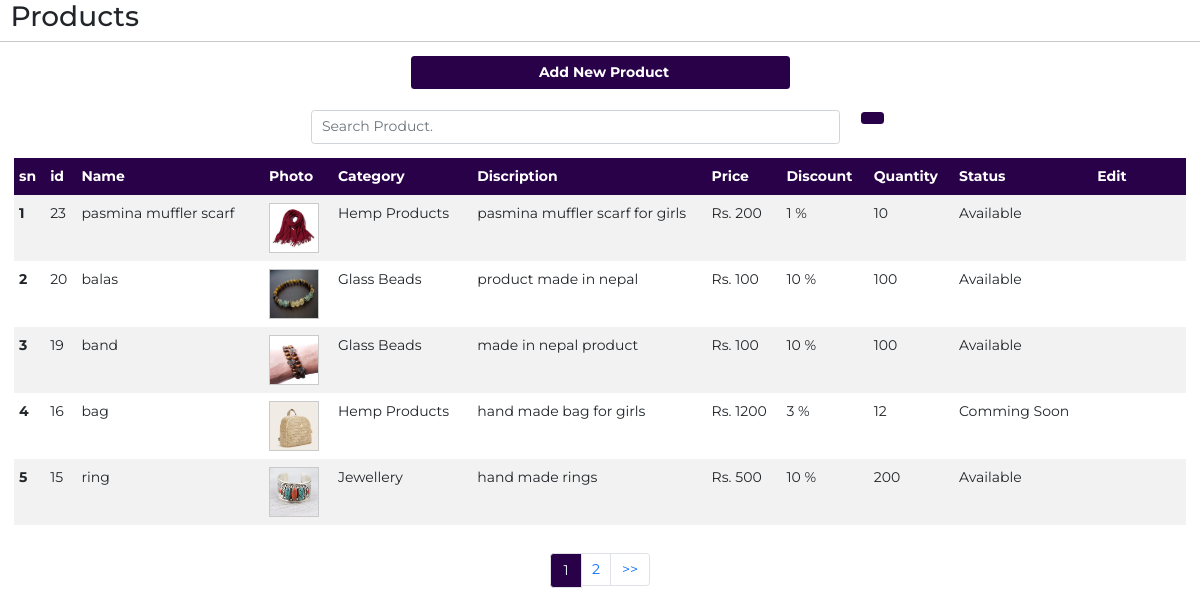
The app's page /admin/product.php (signed in) with its own data.
### tables this page shows
CREATE TABLE `product` (
  `p_id` int(11) NOT NULL,
  `p_name` varchar(50) NOT NULL,
  `p_photo` varchar(100) NOT NULL,
  `p_cat` int(5) NOT NULL,
  `p_disc` text NOT NULL,
  `p_price` int(20) NOT NULL,
  `p_discount` int(10) NOT NULL,
  `p_qty` int(11) NOT NULL,
  `p_status` int(5) NOT NULL
);

CREATE TABLE `category` (
  `cat_id` int(11) NOT NULL,
  `cat_name` varchar(50) DEFAULT NULL,
  `cat_stock` int(11) DEFAULT NULL
);

CREATE TABLE `available` (
  `available_id` int(5) NOT NULL,
  `available_status` varchar(20) NOT NULL
);

### admin/product.php (the view, shortened to what this page needs)
<?php
 include 'connect.php';
?>
<!DOCTYPE html>
<html lang="en">
<head>
    <link href="https://cdn.jsdelivr.net/npm/bootstrap@5.0.0-beta2/dist/css/bootstrap.min.css" rel="stylesheet">
    <link rel="stylesheet" href="https://pro.fontawesome.com/releases/v5.10.0/css/all.css?v=<?php echo time(); ?>"integrity="sha384-AYmEC3Yw5cVb3ZcuHtOA93w35dYTsvhLPVnYs9eStHfGJvOvKxVfELGroGkvsg+p"/>
    <link rel="stylesheet" href="css/product.css?v=<?php echo time(); ?>">
    <link rel="stylesheet" href="css/mastercss.css?v=<?php echo time(); ?>">
</head>
<body>
    <div class="container-fluid ">
        <div class="row">
            <div class="col-2">
                 <h2>Products</h2>
            </div>
            <hr>
        </div>
        <div class="row justify-content-center">
            <div class="col-sm-4 col-12 mb-4">
                <a href="addnew-product.php"  class="btn background w-100"><i class="fas fa-cart-plus"></i> &nbsp;&nbsp;Add New Product</a>
            </div>
        </div>
        <form action="<?php $_SERVER['PHP_SELF']; ?>" method ="POST">
        <div class="row justify-content-center">
            <div class="col-md-6">
                <div class="row ">
                        <div class="col-11">
                            <input type="text" name="search_item" class="form-control"  placeholder="Search Product.">
                        </div>
                        <div class="col-1 ">
                            <button type="submit" name="search_btn" class="btn mb-2 background"><i class="fas fa-search"></i></button>
                        </div>
                </div>
            </div>
        </div>
        </form>
        <?php
         $limit = 5;
                  if(isset($_GET["page"])){
                      $page = $_GET["page"];
                  }
                  else{
                      $page = 1;
                  };
                  $offset = ($page-1)* $limit;
        if(isset($_POST['search_btn'])){
            $search_value = $_POST['search_item'];
            $condition = "SELECT * FROM  product LEFT JOIN category ON product.p_cat = category.cat_id
                    LEFT JOIN available ON product.p_status = available.available_id WHERE p_id LIKE '%{$search_value}%' OR p_name LIKE '%{$search_value}%' OR cat_name LIKE '%{$search_value}%'  ORDER BY p_id DESC LIMIT {$offset} ,{$limit}";
            $new_pagination = 1;
            if($new_pagination = 1){
             $sql1 = "SELECT * FROM product LEFT JOIN category ON product.p_cat = category.cat_id
                    LEFT JOIN available ON product.p_status = available.available_id WHERE p_id LIKE '%{$search_value}%' OR p_name LIKE '%{$search_value}%' OR cat_name LIKE '%{$search_value}%'";
                 $result1 = mysqli_query($conn, $sql1) or die("Query Failed.");
                if(mysqli_num_rows($result1) > 0){
                  $total_records = mysqli_num_rows($result1);
                  $total_page = ceil($total_records / $limit);
                }
            }
        }else{
            $condition = "SELECT * FROM  product LEFT JOIN category ON product.p_cat = category.cat_id
                    LEFT JOIN available ON product.p_status = available.available_id ORDER BY p_id DESC LIMIT {$offset} ,{$limit}";
            $sql1 = "SELECT * FROM product";
                $result1 = mysqli_query($conn, $sql1) or die("Query Failed.");
                if(mysqli_num_rows($result1) > 0){
                  $total_records = mysqli_num_rows($result1);
                  $total_page = ceil($total_records / $limit);
                }
        }
        ?>
        <div class="row p-3 table-responsive ">
            <table class="table table-sm table-striped table-hover table-borderless ">
                <thead class="background">
                    <tr>
                    <th scope="col">sn</th>
                    <th scope="col">id</th>
                    <th scope="col">Name</th>
                    <th scope="col">Photo</th>
                    <th scope="col">Category</th>
                    <th scope="col" class="product_disc">Discription</th>
                    <th scope="col">Price</th>
                    <th scope="col">Discount</th>
                    <th scope="col">Quantity</th>
                    <th scope="col">Status</th>
                    <th scope="col" class="edit">Edit</th>
                    </tr>
                </thead>
                <tbody>
                <?php
            $sql = "{$condition}";
              $result = mysqli_query($conn, $sql);
              if (mysqli_num_rows($result) > 0) {
                $serial = $offset + 1;
                while($row = mysqli_fetch_assoc($result)) {
                  ?>
                    <tr>
                    <th scope="row"><?php echo $serial; ?></th>
                    <td><?php echo $row['p_id']; ?></td>
                    <td><?php echo $row['p_name']; ?></td>
                    <td class="td_img"><img src="upload/<?php echo $row['p_photo']; ?>" alt="" width="100" height="100">
                </td>
                    <td><?php echo $row['cat_name']; ?></td>
                    <td class="product_disc"><?php echo $row['p_disc']; ?></td>
                    <td>Rs. <?php echo $row['p_price']; ?></td>
                    <td><?php echo $row['p_discount']; ?> %</td>
                    <td><?php echo $row['p_qty']; ?></td>
                    <td><?php echo $row['available_status']; ?></td>
                    <td class="edit">
                        <div class="row  ">
                            <div class="col-6 text-center">
                            </div>
                            <div class="col-6 text-danger text-center">
                            </div>
                        </div>
                    </td>
                    </tr>
                    <?php
                    $serial++;
                }
            }
                    ?>
                </tbody>
                </table>
        </div>
        <nav aria-label="...">
            <?php
                echo '<ul class="pagination justify-content-center">';
                for($i = 1; $i <= $total_page; $i++){
                    if($i == $page){
                      $active = "active";
                    }else{
                      $active = "";
                    }
                    echo '<li class="page-item "><a class="page-link '.$active.'" href="product.php?page='.$i.'">'.$i.'</a></li>';
                }
                if($total_page > $page){
                    echo '<li class="page-item">
                    <a class="page-link" href="product.php?page='.($page + 1).'">>></a>
                    </li>';
                 }
?>
        </ul>
        </nav>
    </div>
</body>
</html>

### admin/css/product.css (style rules this page uses)
* { margin: 0; padding: 0; list-style: none; box-sizing: border-box; text-decoration: none; font-size: 14px; font-family: 'Montserrat', sans-serif; }
body { background-color: white; width: 100%; height: 100vh; }
.background { background-color: #290149; color: white; font-weight: bold; }
.product_disc { width: 20%; }
table { font-size: 14px; }
th, td { padding: 8px 5px !important; }
td img { width: 50px; height: 50px; cursor: pointer; border: 1px solid rgb(202, 202, 202); }
.edit { width: 8%; }
.active { padding: 6px 12px; background-color: #290149; color: aliceblue; }

### admin/css/mastercss.css (style rules this page uses)
* { margin: 0; padding: 0; list-style: none; box-sizing: border-box; text-decoration: none; font-size: 14px; font-family: 'Montserrat', sans-serif; }

### records on screen
product: p_id "23", p_name "pasmina muffler scarf", p_photo (picture), category.cat_name "Hemp Products", p_disc "pasmina muffler scarf for girls", p_price "200", p_discount "1", p_qty "10", available.available_status "Available"
product: p_id "20", p_name "balas", p_photo (picture), category.cat_name "Glass Beads", p_disc "product made in nepal", p_price "100", p_discount "10", p_qty "100", available.available_status "Available"
product: p_id "19", p_name "band", p_photo (picture), category.cat_name "Glass Beads", p_disc "made in nepal product", p_price "100", p_discount "10", p_qty "100", available.available_status "Available"
product: p_id "16", p_name "bag", p_photo (picture), category.cat_name "Hemp Products", p_disc "hand made bag for girls", p_price "1200", p_discount "3", p_qty "12", available.available_status "Comming Soon"
product: p_id "15", p_name "ring", p_photo (picture), category.cat_name "Jewellery", p_disc "hand made rings", p_price "500", p_discount "10", p_qty "200", available.available_status "Available"
